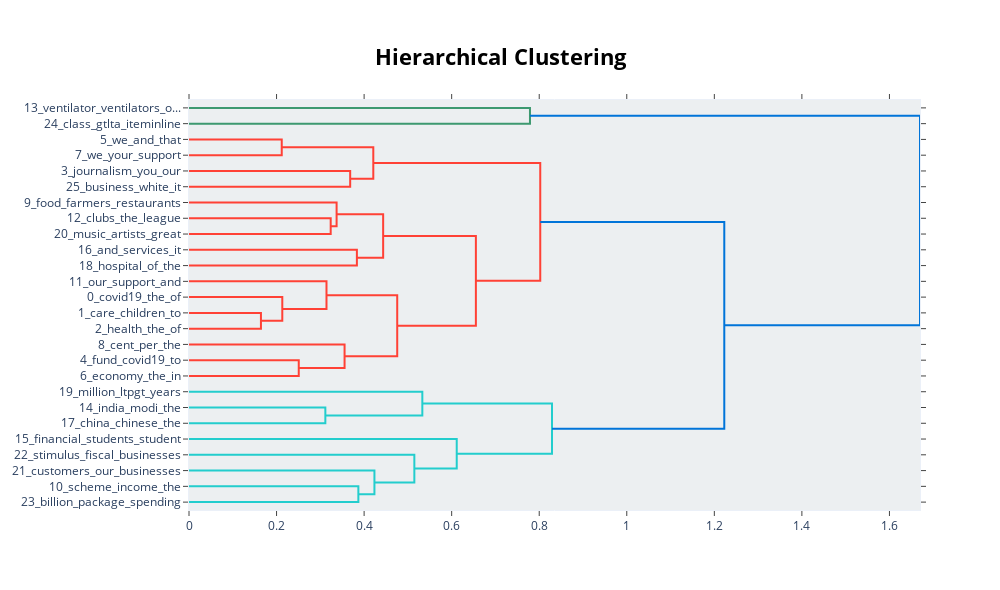

Source (notebook cell):
### Code cell
topic_model.visualize_hierarchy(top_n_topics=50)

### Figure 1 — Plotly figure (JSON) as saved in the notebook; plotly's stock layout.template omitted (floating-point values rounded to 4 significant figures)
{"data": [{"hoverinfo": "text", "marker": {"color": "rgb(61,153,112)"}, "mode": "lines", "type": "scatter", "x": [0, 0.7789, 0.7789, 0], "xaxis": "x", "y": [-5, -5, -15, -15], "yaxis": "y"}, {"hoverinfo": "text", "marker": {"color": "rgb(255,65,54)"}, "mode": "lines", "type": "scatter", "x": [0, 0.2119, 0.2119, 0], "xaxis": "x", "y": [-25, -25, -35, -35], "yaxis": "y"}, {"hoverinfo": "text", "marker": {"color": "rgb(255,65,54)"}, "mode": "lines", "type": "scatter", "x": [0, 0.3682, 0.3682, 0], "xaxis": "x", "y": [-45, -45, -55, -55], "yaxis": "y"}, {"hoverinfo": "text", "marker": {"color": "rgb(255,65,54)"}, "mode": "lines", "type": "scatter", "x": [0.2119, 0.421, 0.421, 0.3682], "xaxis": "x", "y": [-30, -30, -50, -50], "yaxis": "y"}, {"hoverinfo": "text", "marker": {"color": "rgb(255,65,54)"}, "mode": "lines", "type": "scatter", "x": [0, 0.3237, 0.3237, 0], "xaxis": "x", "y": [-75, -75, -85, -85], "yaxis": "y"}, {"hoverinfo": "text", "marker": {"color": "rgb(255,65,54)"}, "mode": "lines", "type": "scatter", "x": [0, 0.3372, 0.3372, 0.3237], "xaxis": "x", "y": [-65, -65, -80, -80], "yaxis": "y"}, {"hoverinfo": "text", "marker": {"color": "rgb(255,65,54)"}, "mode": "lines", "type": "scatter", "x": [0, 0.3835, 0.3835, 0], "xaxis": "x", "y": [-95, -95, -105, -105], "yaxis": "y"}, {"hoverinfo": "text", "marker": {"color": "rgb(255,65,54)"}, "mode": "lines", "type": "scatter", "x": [0.3372, 0.4435, 0.4435, 0.3835], "xaxis": "x", "y": [-72.5, -72.5, -100, -100], "yaxis": "y"}, {"hoverinfo": "text", "marker": {"color": "rgb(255,65,54)"}, "mode": "lines", "type": "scatter", "x": [0, 0.1643, 0.1643, 0], "xaxis": "x", "y": [-135, -135, -145, -145], "yaxis": "y"}, {"hoverinfo": "text", "marker": {"color": "rgb(255,65,54)"}, "mode": "lines", "type": "scatter", "x": [0, 0.2131, 0.2131, 0.1643], "xaxis": "x", "y": [-125, -125, -140, -140], "yaxis": "y"}, {"hoverinfo": "text", "marker": {"color": "rgb(255,65,54)"}, "mode": "lines", "type": "scatter", "x": [0, 0.3141, 0.3141, 0.2131], "xaxis": "x", "y": [-115, -115, -132.5, -132.5], "yaxis": "y"}, {"hoverinfo": "text", "marker": {"color": "rgb(255,65,54)"}, "mode": "lines", "type": "scatter", "x": [0, 0.2507, 0.2507, 0], "xaxis": "x", "y": [-165, -165, -175, -175], "yaxis": "y"}, {"hoverinfo": "text", "marker": {"color": "rgb(255,65,54)"}, "mode": "lines", "type": "scatter", "x": [0, 0.3554, 0.3554, 0.2507], "xaxis": "x", "y": [-155, -155, -170, -170], "yaxis": "y"}, {"hoverinfo": "text", "marker": {"color": "rgb(255,65,54)"}, "mode": "lines", "type": "scatter", "x": [0.3141, 0.4756, 0.4756, 0.3554], "xaxis": "x", "y": [-123.8, -123.8, -162.5, -162.5], "yaxis": "y"}, {"hoverinfo": "text", "marker": {"color": "rgb(255,65,54)"}, "mode": "lines", "type": "scatter", "x": [0.4435, 0.6553, 0.6553, 0.4756], "xaxis": "x", "y": [-86.25, -86.25, -143.1, -143.1], "yaxis": "y"}, {"hoverinfo": "text", "marker": {"color": "rgb(255,65,54)"}, "mode": "lines", "type": "scatter", "x": [0.421, 0.8023, 0.8023, 0.6553], "xaxis": "x", "y": [-40, -40, -114.7, -114.7], "yaxis": "y"}, {"hoverinfo": "text", "marker": {"color": "rgb(35,205,205)"}, "mode": "lines", "type": "scatter", "x": [0, 0.3115, 0.3115, 0], "xaxis": "x", "y": [-195, -195, -205, -205], "yaxis": "y"}, {"hoverinfo": "text", "marker": {"color": "rgb(35,205,205)"}, "mode": "lines", "type": "scatter", "x": [0, 0.533, 0.533, 0.3115], "xaxis": "x", "y": [-185, -185, -200, -200], "yaxis": "y"}, {"hoverinfo": "text", "marker": {"color": "rgb(35,205,205)"}, "mode": "lines", "type": "scatter", "x": [0, 0.3869, 0.3869, 0], "xaxis": "x", "y": [-245, -245, -255, -255], "yaxis": "y"}, {"hoverinfo": "text", "marker": {"color": "rgb(35,205,205)"}, "mode": "lines", "type": "scatter", "x": [0, 0.4236, 0.4236, 0.3869], "xaxis": "x", "y": [-235, -235, -250, -250], "yaxis": "y"}, {"hoverinfo": "text", "marker": {"color": "rgb(35,205,205)"}, "mode": "lines", "type": "scatter", "x": [0, 0.5147, 0.5147, 0.4236], "xaxis": "x", "y": [-225, -225, -242.5, -242.5], "yaxis": "y"}, {"hoverinfo": "text", "marker": {"color": "rgb(35,205,205)"}, "mode": "lines", "type": "scatter", "x": [0, 0.6116, 0.6116, 0.5147], "xaxis": "x", "y": [-215, -215, -233.8, -233.8], "yaxis": "y"}, {"hoverinfo": "text", "marker": {"color": "rgb(35,205,205)"}, "mode": "lines", "type": "scatter", "x": [0.533, 0.8292, 0.8292, 0.6116], "xaxis": "x", "y": [-192.5, -192.5, -224.4, -224.4], "yaxis": "y"}, {"hoverinfo": "text", "marker": {"color": "rgb(0,116,217)"}, "mode": "lines", "type": "scatter", "x": [0.8023, 1.223, 1.223, 0.8292], "xaxis": "x", "y": [-77.34, -77.34, -208.4, -208.4], "yaxis": "y"}, {"hoverinfo": "text", "marker": {"color": "rgb(0,116,217)"}, "mode": "lines", "type": "scatter", "x": [0.7789, 1.67, 1.67, 1.223], "xaxis": "x", "y": [-10, -10, -142.9, -142.9], "yaxis": "y"}], "layout": {"autosize": false, "height": 590, "hoverlabel": {"bgcolor": "white", "font": {"family": "Rockwell", "size": 16}}, "hovermode": "closest", "plot_bgcolor": "#ECEFF1", "showlegend": false, "title": {"font": {"color": "Black", "size": 22}, "text": "<b>Hierarchical Clustering", "x": 0.5, "xanchor": "center", "yanchor": "top"}, "width": 1000, "xaxis": {"mirror": "allticks", "rangemode": "tozero", "showgrid": false, "showline": true, "showticklabels": true, "ticks": "outside", "type": "linear", "zeroline": false}, "yaxis": {"mirror": "allticks", "range": [-260, 0], "rangemode": "tozero", "showgrid": false, "showline": true, "showticklabels": true, "tickmode": "array", "ticks": "outside", "ticktext": ["13_ventilator_ventilators_o...", "24_class_gtlta_iteminline", "5_we_and_that", "7_we_your_support", "3_journalism_you_our", "25_business_white_it", "9_food_farmers_restaurants", "12_clubs_the_league", "20_music_artists_great", "16_and_services_it", "18_hospital_of_the", "11_our_support_and", "0_covid19_the_of", "1_care_children_to", "2_health_the_of", "8_cent_per_the", "4_fund_covid19_to", "6_economy_the_in", "19_million_ltpgt_years", "14_india_modi_the", "17_china_chinese_the", "15_financial_students_student", "22_stimulus_fiscal_businesses", "21_customers_our_businesses", "10_scheme_income_the", "23_billion_package_spending"], "tickvals": [-5, -15, -25, -35, -45, -55, -65, -75, -85, -95, -105, -115, -125, -135, -145, -155, -165, -175, -185, -195, -205, -215, -225, -235, -245, -255], "type": "linear", "zeroline": false}}}
